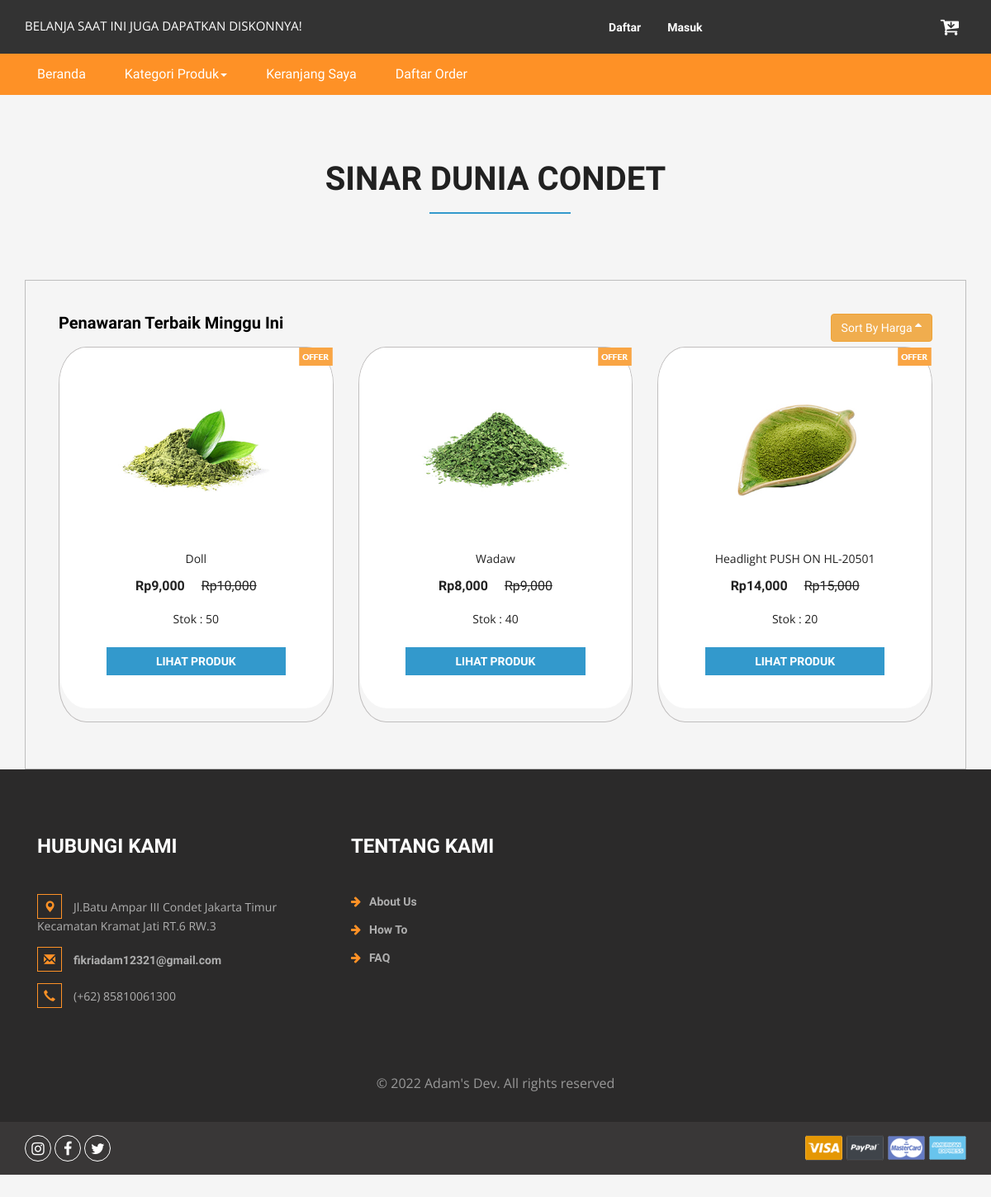
The page / on the database its author committed.
### tables this page shows
CREATE TABLE `produk` (
  `idproduk` int NOT NULL,
  `idkategori` int DEFAULT NULL,
  `namaproduk` varchar(100) DEFAULT NULL,
  `gambar` varchar(100) DEFAULT NULL,
  `deskripsi` varchar(200) DEFAULT NULL,
  `rate` int DEFAULT NULL,
  `hargabefore` int DEFAULT NULL,
  `hargaafter` int DEFAULT NULL,
  `stok` int DEFAULT NULL,
  `ukuran` varchar(100) DEFAULT NULL
);

### index.php (the view, shortened to what this page needs)
<?php
include 'dbconnect.php';
?>
<!DOCTYPE html>
<html>
<head>
	<link href="css/bootstrap.css" rel="stylesheet" type="text/css" media="all" />
	<link href="css/style.css" rel="stylesheet" type="text/css" media="all" />
	<link href="css/font-awesome.css" rel="stylesheet">
</head>
<body>
	<div class="agileits_header">
		<div class="container">
			<div class="w3l_offers">
				<p>BELANJA SAAT INI JUGA DAPATKAN DISKONNYA!</p>
			</div>
			<div class="agile-login">
				<ul>
					<?php
					if (!isset($_SESSION['log'])) {
						echo '
					<li><a href="registered.php"> Daftar</a></li>
					<li><a href="login.php">Masuk</a></li>
					';
					}
					?>
				</ul>
			</div>
			<div class="product_list_header">
				<a href="cart.php"><button class="w3view-cart" type="submit" name="submit" value=""><i class="fa fa-cart-arrow-down" aria-hidden="true"></i></button>
				</a>
			</div>
			<div class="clearfix"> </div>
		</div>
	</div>
	<div class="navigation-agileits">
		<div class="container">
			<nav class="navbar navbar-default">
				<div class="collapse navbar-collapse" id="bs-megadropdown-tabs">
					<ul class="nav navbar-nav">
						<li class="active"><a href="index.php" class="act">Beranda</a></li>
						<li class="dropdown">
							<a href="#" class="dropdown-toggle" data-toggle="dropdown">Kategori Produk<b class="caret"></b></a>
						</li>
						<li><a href="cart.php">Keranjang Saya</a></li>
						<li><a href="daftarorder.php">Daftar Order</a></li>
					</ul>
				</div>
			</nav>
		</div>
	</div>
	<div class="top-brands">
		<div class="container">
			<h2>Sinar Dunia Condet</h2>
			<div class="grid_3 grid_5">
				<div class="bs-example bs-example-tabs" role="tabpanel" data-example-id="togglable-tabs">
					<div id="myTabContent" class="tab-content">
						<div role="tabpanel" class="tab-pane fade in active" id="expeditions" aria-labelledby="expeditions-tab">
							<div class="agile-tp row justify-content-between">
								<h5 class="col-md-6">Penawaran Terbaik Minggu Ini
								</h5>
								<div class="col-md-6 d-flex justify-content-end">
									<?php if (@$_GET['v'] == 'desc') { ?>
										<a href="index.php?v=asc" class="btn btn-warning" type="submit" name="submit" value="">
											Sort By Harga
											<i class="fa fa-sort-desc" aria-hidden="true"></i>
										</a>
									<?php } else { ?>
										<a href="index.php?v=desc" class="btn btn-warning" type="submit" name="submit" value="">
											Sort By Harga
											<i class="fa fa-sort-asc" aria-hidden="true"></i>
										</a>
									<?php } ?>
								</div>
								<div class="agile_top_brands_grids">
									<?php
									if (@$_GET['v'] == 'desc') {
										$brgs = mysqli_query($conn, "SELECT * FROM produk ORDER BY hargaafter DESC");
									} else if (@$_GET['v'] == 'asc') {
										$brgs = mysqli_query($conn, "SELECT * FROM produk ORDER BY hargaafter ASC");
									} else {
										$brgs = mysqli_query($conn, "SELECT * FROM produk");
									}
									while ($p = mysqli_fetch_array($brgs)) {
									?>
										<div class="col-md-4 top_brand_left">
											<div class="hover14 column rounded mb-1">
												<div class="agile_top_brand_left_grid rounded">
													<div class="agile_top_brand_left_grid_pos">
														<img src="images/offer.png" alt=" " class="img-responsive" />
													</div>
													<div class="agile_top_brand_left_grid1">
														<figure>
															<div class="snipcart-item block">
																<div class="snipcart-thumb">
																	<a href="product.php?idproduk=<?= $p['idproduk'] ?>"><img title=" " alt=" " src="<?= $p['gambar'] ?>" width="200px" height="200px" /></a>
																	<p><?= $p['namaproduk'] ?></p>
																	<h4>Rp<?= number_format($p['hargaafter']) ?> <span>Rp<?= number_format($p['hargabefore']) ?></span></h4>
																	<p>Stok : <?= $p['stok'] ?></p>
																</div>
																<div class="snipcart-details top_brand_home_details">
																	<fieldset>
																		<a href="product.php?idproduk=<?= $p['idproduk'] ?>"><input type="submit" class="button" value="Lihat Produk" /></a>
																	</fieldset>
																</div>
															</div>
														</figure>
													</div>
												</div>
											</div>
										</div>
									<?php
									}
									?>
								</div>
							</div>
						</div>
					</div>
				</div>
			</div>
		</div>
		<div class="footer">
			<div class="container">
				<div class="w3_footer_grids">
					<div class="col-md-4 w3_footer_grid">
						<h3>Hubungi Kami</h3>
						<ul class="address">
						<li><i class="glyphicon glyphicon-map-marker" aria-hidden="true"></i>Jl.Batu Ampar III Condet Jakarta Timur Kecamatan Kramat Jati RT.6 RW.3</li>
						<li><i class="glyphicon glyphicon-envelope" aria-hidden="true"></i><a href="fikriadam12321@gmail.com">fikriadam12321@gmail.com</a></li>
						<li><i class="glyphicon glyphicon-earphone" aria-hidden="true"></i>(+62) 85810061300</li>
						</ul>
					</div>
					<div class="col-md-3 w3_footer_grid">
						<h3>Tentang Kami</h3>
						<ul class="info">
							<li><i class="fa fa-arrow-right" aria-hidden="true"></i><a href="about.html">About Us</a></li>
							<li><i class="fa fa-arrow-right" aria-hidden="true"></i><a href="about.html">How To</a></li>
							<li><i class="fa fa-arrow-right" aria-hidden="true"></i><a href="about.html">FAQ</a></li>
						</ul>
					</div>
					<div class="clearfix"> </div>
				</div>
			</div>
			<div class="footer-copy">
				<div class="container">
					<p>© 2022 Adam's Dev. All rights reserved</p>
				</div>
			</div>
		</div>
		<div class="footer-botm">
			<div class="container">
				<div class="w3layouts-foot">
					<ul>
						<li><a href="#" class="w3_agile_instagram"><i class="fa fa-instagram" aria-hidden="true"></i></a></li>
						<li><a href="#" class="w3_agile_facebook"><i class="fa fa-facebook" aria-hidden="true"></i></a></li>
						<li><a href="#" class="agile_twitter"><i class="fa fa-twitter" aria-hidden="true"></i></a></li>
					</ul>
				</div>
				<div class="payment-w3ls">
					<img src="images/card.png" alt=" " class="img-responsive">
				</div>
				<div class="clearfix"> </div>
			</div>
		</div>
		<link href="css/skdslider.css" rel="stylesheet">
</body>
</html>

### rows shown on the page
produk: gambar (picture), namaproduk "Doll", hargaafter "9,000", hargabefore "10,000", stok "50"
produk: gambar (picture), namaproduk "Wadaw", hargaafter "8,000", hargabefore "9,000", stok "40"
produk: gambar (picture), namaproduk "Headlight PUSH ON HL-20501", hargaafter "14,000", hargabefore "15,000", stok "20"
